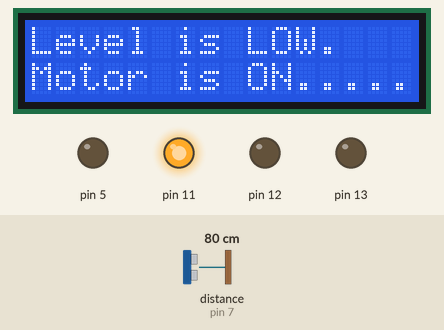
A sketch run on a simulated Arduino Uno, built with avr-gcc and run on an emulated ATmega328P. On the bench: 16×2 character LCD, output pins drawn as LEDs (lit = HIGH). Wiring (inferred from the names in the program): ultrasonic range finder: trigger pin 8; echo pin 7. The test bench sets the inputs (shaded band); at power-on: distance to the obstacle (sensor on pin 7) 80 cm. The echo pulse lasts 58.3 µs per cm; pins used as bus, display or sensor lines are not drawn; what the sketch prints to the serial monitor is not drawn.

Above: at 1.2 s.
1.3 s: distance to the obstacle (sensor on pin 7) set to 75 cm
2.8 s: distance to the obstacle (sensor on pin 7) set to 66 cm
At 4.1 s:
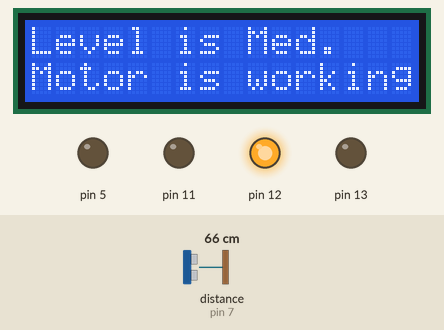
4.5 s: distance to the obstacle (sensor on pin 7) set to 23 cm
6.1 s: distance to the obstacle (sensor on pin 7) set to 19 cm
At 6.8 s:
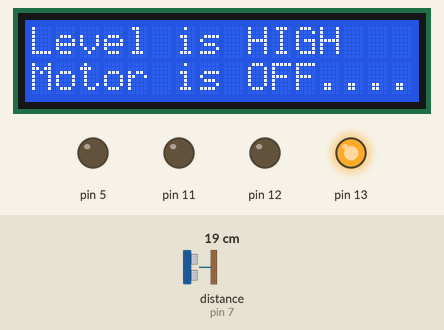
7.9 s: distance to the obstacle (sensor on pin 7) set to 13 cm
9.9 s: distance to the obstacle (sensor on pin 7) set to 9 cm
At 11.3 s:
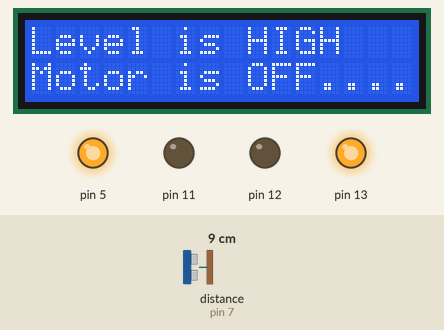
Timing chart, 0 to 12.9 s (numbered marks = the images above; inputs shaded):
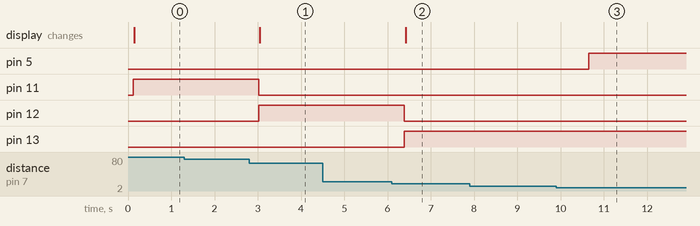

Measured:
- the behaviour switches between 71 and 70 cm on distance to the obstacle (sensor on pin 7) (found by bisection; images 0 and 1)
- the behaviour switches between 22 and 21 cm on distance to the obstacle (sensor on pin 7) (found by bisection; images 1 and 2)
- the behaviour switches between 12 and 11 cm on distance to the obstacle (sensor on pin 7) (found by bisection; images 2 and 3)
- after the input at 1.3 s, every drawn part: stays the same
- after the input at 2.8 s, pin 11: HIGH → LOW after 0.22 s; pin 12: LOW → HIGH after 0.22 s; the display: changes after 0.25 s (image 1)
- after the input at 4.5 s, every drawn part: stays the same
- after the input at 6.1 s, pin 12: HIGH → LOW after 0.29 s; pin 13: LOW → HIGH after 0.29 s; the display: changes after 0.32 s (image 2)
- after the input at 7.9 s, every drawn part: stays the same
- after the input at 9.9 s, pin 5: LOW → HIGH after 0.75 s

The sketch:

Water_level_check.ino
```cpp
#include <Wire.h>
#include <LiquidCrystal_I2C.h>
long duration;
long distance;

LiquidCrystal_I2C lcd(0x27, 16, 2);
void setup()
{
  Serial.begin(9600);


  lcd.begin();
  lcd.backlight();
  pinMode(7,INPUT);   // echo
  pinMode(8,OUTPUT);  // trig
  pinMode(13, OUTPUT);
  pinMode(12, OUTPUT);
  pinMode(11, OUTPUT);
  pinMode(5, OUTPUT);
}

void loop()
{
  digitalWrite(8,LOW);
  delayMicroseconds(2);
  digitalWrite(8,HIGH);
  delayMicroseconds(10);
  digitalWrite(8,LOW);

  duration = pulseIn(7,HIGH);

  distance = duration/58.2;


  Serial.println(distance);

  delay(50);

  if(distance <= 20)
  {
       digitalWrite(13, HIGH);
       digitalWrite(12, LOW);
       digitalWrite(11, LOW);
       lcd.setCursor(0,0);
       lcd.print("Level is HIGH");
       lcd.setCursor(0,1);
       lcd.print("Motor is OFF....");

   delay(400);

  }
  if(distance > 20 && distance < 70)
  {
       digitalWrite(12, HIGH);
       digitalWrite(13, LOW);
       digitalWrite(11, LOW);

       lcd.setCursor(0,0);
       lcd.print("Level is Med.");
       lcd.setCursor(0,1);
       lcd.print("Motor is working");
       delay(400);

  }
  if(distance >= 70)
  {
       digitalWrite(11, HIGH);
       digitalWrite(12, LOW);
       digitalWrite(13, LOW);
       lcd.setCursor(0,0);

       lcd.print("Level is LOW.");
       lcd.setCursor(0,1);
       lcd.print("Motor is ON.....");

       delay(400);


  }
  if(distance <=10)
  {
    digitalWrite(5, HIGH);
    //delay(50);
  }


}
```
